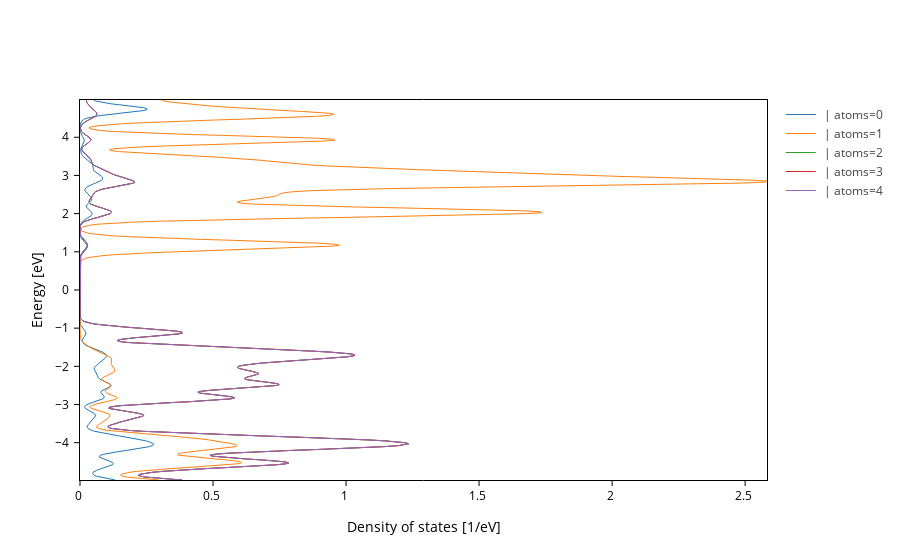

The notebook cell this image was saved under:
### Markdown cell above
By default, it splits on the different species, but you can use the `on` argument to change that.

### Code cell
plot.split_DOS(on="atoms")

### Figure 1 — Plotly figure (JSON) as saved in the notebook; plotly's stock layout.template omitted (floating-point values rounded to 4 significant figures; data arrays with more than 128 entries replaced by an {"elided": "..."} marker saying what was removed)
{"data": [{"line": {"dash": "solid", "width": 1.0}, "mode": "lines", "name": " | atoms=0", "opacity": 1, "type": "scatter", "uid": "a1131f72-7e1e-4384-ad94-3feec177e46a", "x": {"elided": "399 float values"}, "y": {"elided": "399 float values"}}, {"line": {"dash": "solid", "width": 1.0}, "mode": "lines", "name": " | atoms=1", "opacity": 1, "type": "scatter", "uid": "d02a9e19-e5b8-47b2-8619-6f18d83e0a52", "x": {"elided": "399 float values"}, "y": {"elided": "399 float values"}}, {"line": {"dash": "solid", "width": 1.0}, "mode": "lines", "name": " | atoms=2", "opacity": 1, "type": "scatter", "uid": "4f7ed114-2a5e-45cf-b1d8-7081cf943fa5", "x": {"elided": "399 float values"}, "y": {"elided": "399 float values"}}, {"line": {"dash": "solid", "width": 1.0}, "mode": "lines", "name": " | atoms=3", "opacity": 1, "type": "scatter", "uid": "b335670a-a997-4d2d-9f65-c0d35a4437ce", "x": {"elided": "399 float values"}, "y": {"elided": "399 float values"}}, {"line": {"dash": "solid", "width": 1.0}, "mode": "lines", "name": " | atoms=4", "opacity": 1, "type": "scatter", "uid": "2781fb94-f9aa-48ac-a178-b078609347b5", "x": {"elided": "399 float values"}, "y": {"elided": "399 float values"}}], "layout": {"showlegend": true, "xaxis": {"mirror": true, "title": {"text": "Density of states [1/eV]"}}, "yaxis": {"mirror": true, "range": [-4.978, 4.976], "title": {"text": "Energy [eV]"}}}}
